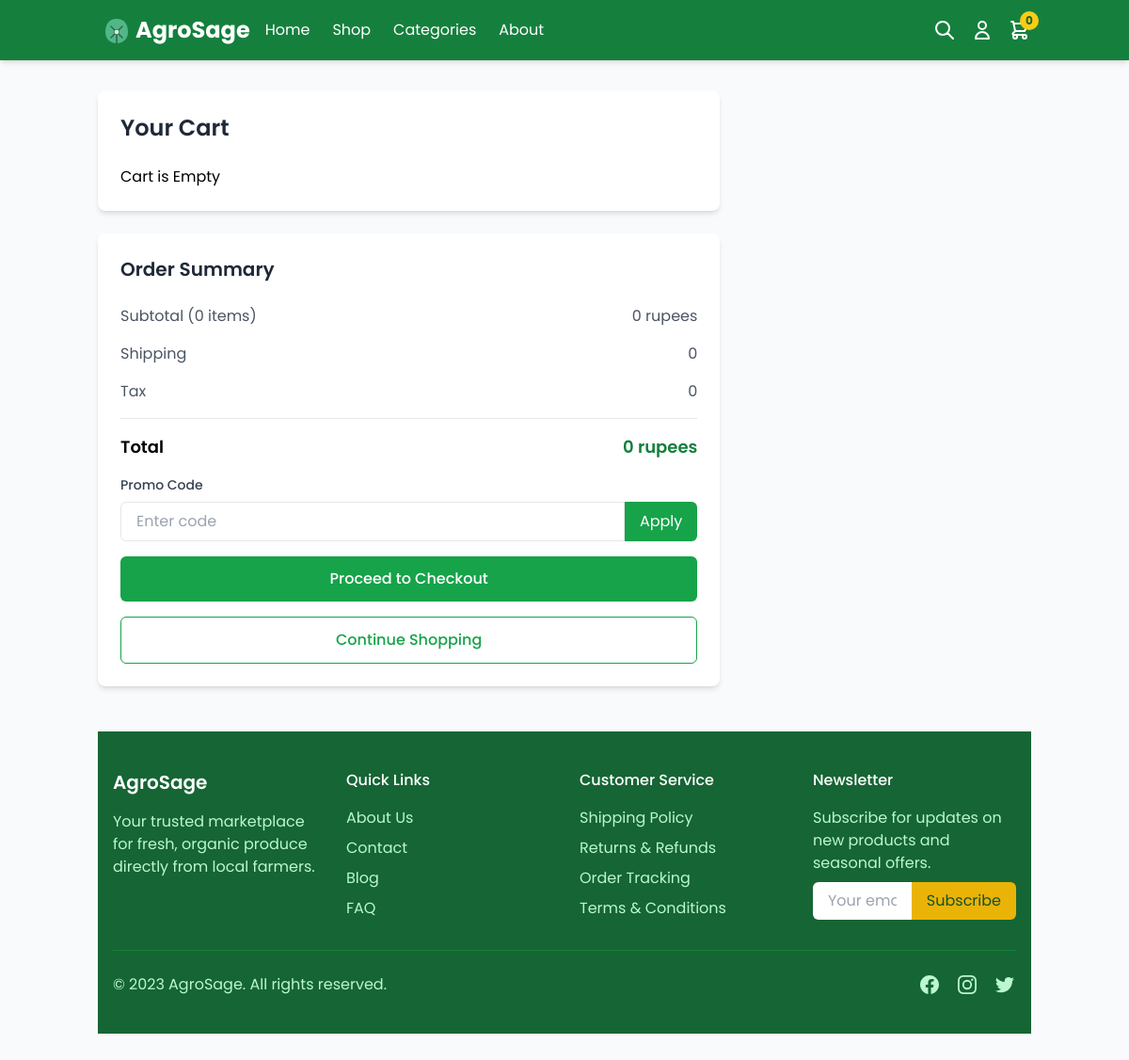
/cart/ (signed in), run on an earlier commit of the app's database.
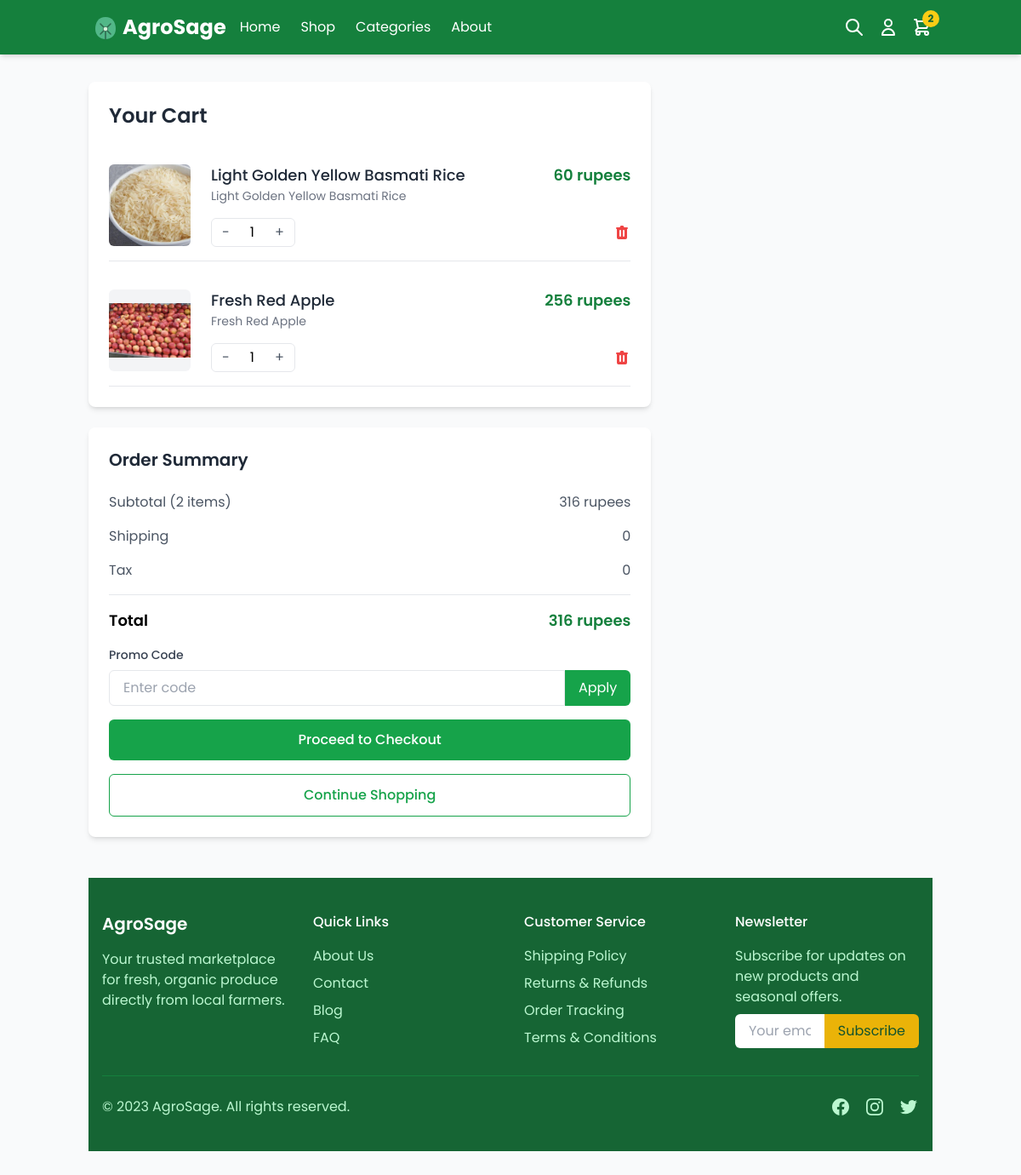
And on a later commit of the database.
### home/models.py (models this page shows, shortened)
class Cart(models.Model):
    user = models.ForeignKey(User, on_delete=models.CASCADE)
    items = models.OneToOneField(MarketItems, on_delete=models.CASCADE)
    created_at = models.DateTimeField(auto_now_add=True)

class MarketItems(models.Model):
    items_name = models.CharField(max_length=1000)
    items_description = models.TextField(max_length=1000)
    item_price = models.IntegerField()
    item_image = models.ImageField(upload_to='market_items/')
    items_weight = models.IntegerField()

### home/views.py (the view)
# urls.py: path('cart/', views.view_cart, name='view_cart'),
@login_required
def view_cart(request):
    cart_items = Cart.objects.filter(user=request.user)
    total_count = cart_items.count()
    total_price = 0
    for price in cart_items:
        total_price += price.items.item_price
    context = {
        'cart_items': cart_items,
        'total_count' : total_count,
        'total_price' : total_price,
    }
    return render(request, 'marketplace/cart.html', context)

### templates/marketplace/cart.html (shortened to what this page needs)
<!DOCTYPE html>
<html lang="en">
<head>
    <script src="https://cdn.tailwindcss.com"></script>
</head>
<body>
    <nav class="bg-green-700 text-white shadow-md">
        <div class="container mx-auto px-4 py-3 flex items-center justify-between">
            <div class="flex items-center space-x-4">
                <div class="text-2xl font-bold flex items-center">
                    AgroSage
                </div>
                <div class="hidden md:flex space-x-6">
                    <a href="{% url 'index' %}" class="hover:text-green-200 transition">Home</a>
                    <a href="{% url 'market' %}" class="hover:text-green-200 transition">Shop</a>
                    <a href="#" class="hover:text-green-200 transition">Categories</a>
                    <a href="#" class="hover:text-green-200 transition">About</a>
                </div>
            </div>
            <div class="flex items-center space-x-4">
                <div class="relative">
                    <svg xmlns="http://www.w3.org/2000/svg" class="h-6 w-6" fill="none" viewBox="0 0 24 24" stroke="currentColor">
                        <path stroke-linecap="round" stroke-linejoin="round" stroke-width="2" d="M21 21l-6-6m2-5a7 7 0 11-14 0 7 7 0 0114 0z" />
                    </svg>
                </div>
                <div class="relative">
                    <svg xmlns="http://www.w3.org/2000/svg" class="h-6 w-6" fill="none" viewBox="0 0 24 24" stroke="currentColor">
                        <path stroke-linecap="round" stroke-linejoin="round" stroke-width="2" d="M16 7a4 4 0 11-8 0 4 4 0 018 0zM12 14a7 7 0 00-7 7h14a7 7 0 00-7-7z" />
                    </svg>
                </div>
                <div class="relative">
                    <span class="absolute -top-2 -right-2 bg-yellow-400 text-xs text-green-800 font-bold rounded-full h-5 w-5 flex items-center justify-center" id="cart-count">{{total_count}}</span>
                </div>
            </div>
        </div>
    </nav>
    <div class="container mx-auto px-4 py-8">
        <div class="flex flex-col md:flex-row gap-8">
            <div class="md:w-2/3">
                <div class="bg-white rounded-lg shadow-md p-6 mb-6">
                    <h2 class="text-2xl font-semibold text-gray-800 mb-6">Your Cart</h2>
                    <div id="cart-items" class="space-y-4">
                        {% if cart_items %}
                        {% for cart in cart_items %}
                        <div class="flex flex-col sm:flex-row items-center py-4 border-b cart-item-enter">
                            <div class="sm:w-24 h-24 bg-gray-100 rounded-md overflow-hidden flex-shrink-0 mb-4 sm:mb-0">
                                {% if cart.items.item_image %}
                                <img src="{{ cart.items.item_image.url }}" alt="{{ cart.items.items_name }}" class="h-full w-full object-contain" />
                                {% endif %}
                            </div>
                            <div class="sm:ml-6 flex-1 w-full">
                                <div class="flex flex-col sm:flex-row sm:justify-between">
                                    <div>
                                        <h3 class="text-lg font-medium text-gray-800">{{ cart.items.items_name }}</h3>
                                        <p class="text-sm text-gray-500">{{ cart.items.items_description }}</p>
                                    </div>
                                    <div class="mt-2 sm:mt-0">
                                        <p class="text-lg font-semibold text-green-700">{{ cart.items.item_price }} rupees</p>
                                    </div>
                                </div>
                                <div class="flex justify-between items-center mt-4">
                                    <div class="flex items-center border rounded-md">
                                        <button class="quantity-btn px-3 py-1 text-gray-600 transition" onclick="updateQuantity(this, -1)">-</button>
                                        <span class="px-3 py-1 quantity-value">{{ cart.quantity|default:1 }}</span>
                                        <button class="quantity-btn px-3 py-1 text-gray-600 transition" onclick="updateQuantity(this, 1)">+</button>
                                    </div>
                                    <button class="text-red-500 hover:text-red-700 transition" onclick="window.location.href='{% url 'remove_from_cart' cart.id %}'">
                                    </button>
                                </div>
                            </div>
                        </div>
                        {% endfor %}
                        {% else %}
                        <h1>Cart is Empty</h1>
                        {% endif %}
                    </div>
                </div>
            <div class="md:w-full">
                <div class="bg-white rounded-lg shadow-md p-6 sticky top-6">
                    <h2 class="text-xl font-semibold text-gray-800 mb-6">Order Summary</h2>
                    <div class="space-y-4">
                        <div class="flex justify-between text-gray-600">
                            <span>Subtotal ({{total_count}} items)</span>
                            <span id="subtotal">{{total_price}} rupees</span>
                        </div>
                        <div class="flex justify-between text-gray-600">
                            <span>Shipping</span>
                            <span>0</span>
                        </div>
                        <div class="flex justify-between text-gray-600">
                            <span>Tax</span>
                            <span>0</span>
                        </div>
                        <div class="border-t pt-4 flex justify-between font-semibold text-lg">
                            <span>Total</span>
                            <span id="total" class="text-green-700">{{total_price}} rupees</span>
                        </div>
                        <div class="mt-6">
                            <label for="coupon" class="block text-sm font-medium text-gray-700 mb-2">Promo Code</label>
                            <div class="flex">
                                <input type="text" id="coupon" class="flex-1 border rounded-l-md px-4 py-2 focus:outline-none focus:ring-2 focus:ring-green-500" placeholder="Enter code">
                                <button class="bg-green-600 hover:bg-green-700 text-white px-4 py-2 rounded-r-md transition" onclick="applyCoupon()">Apply</button>
                            </div>
                        </div>
                        <button class="w-full bg-green-600 hover:bg-green-700 text-white py-3 rounded-md font-medium mt-6 transition" onclick="checkout()">
                            Proceed to Checkout
                        </button>
                        <button class="w-full bg-white border border-green-600 text-green-600 hover:bg-green-50 py-3 rounded-md font-medium transition">
                            Continue Shopping
                        </button>
                    </div>
                </div>
            </div>
        </div>
    </div>
    <footer class="bg-green-800 text-white mt-12">
        <div class="container mx-auto px-4 py-10">
            <div class="grid grid-cols-1 md:grid-cols-4 gap-8">
                <div>
                    <h3 class="text-xl font-semibold mb-4">AgroSage</h3>
                    <p class="text-green-200">Your trusted marketplace for fresh, organic produce directly from local farmers.</p>
                </div>
                <div>
                    <h4 class="font-medium mb-4">Quick Links</h4>
                    <ul class="space-y-2">
                        <li><a href="#" class="text-green-200 hover:text-white transition">About Us</a></li>
                        <li><a href="#" class="text-green-200 hover:text-white transition">Contact</a></li>
                        <li><a href="#" class="text-green-200 hover:text-white transition">Blog</a></li>
                        <li><a href="#" class="text-green-200 hover:text-white transition">FAQ</a></li>
                    </ul>
                </div>
                <div>
                    <h4 class="font-medium mb-4">Customer Service</h4>
                    <ul class="space-y-2">
                        <li><a href="#" class="text-green-200 hover:text-white transition">Shipping Policy</a></li>
                        <li><a href="#" class="text-green-200 hover:text-white transition">Returns & Refunds</a></li>
                        <li><a href="#" class="text-green-200 hover:text-white transition">Order Tracking</a></li>
                        <li><a href="#" class="text-green-200 hover:text-white transition">Terms & Conditions</a></li>
                    </ul>
                </div>
                <div>
                    <h4 class="font-medium mb-4">Newsletter</h4>
                    <p class="text-green-200 mb-2">Subscribe for updates on new products and seasonal offers.</p>
                    <div class="flex">
                        <input type="email" placeholder="Your email" class="px-4 py-2 rounded-l-md focus:outline-none text-gray-800 w-full">
                        <button class="bg-yellow-500 hover:bg-yellow-600 text-green-900 px-4 py-2 rounded-r-md transition">
                            Subscribe
                        </button>
                    </div>
                </div>
            </div>
            <div class="border-t border-green-700 mt-8 pt-6 flex flex-col md:flex-row justify-between items-center">
                <p class="text-green-200">© 2023 AgroSage. All rights reserved.</p>
                <div class="flex space-x-4 mt-4 md:mt-0">
                    <a href="#" class="text-green-200 hover:text-white transition">
                    </a>
                    <a href="#" class="text-green-200 hover:text-white transition">
                    </a>
                    <a href="#" class="text-green-200 hover:text-white transition">
                    </a>
                </div>
            </div>
        </div>
    </footer>
</body>
</html>

### templates/marketplace/cart.html (style rules this page uses)
body { font-family: 'Poppins', sans-serif; background-color: #f9fafb; }
.cart-item-enter { animation: slideIn 0.3s ease-out forwards; }

What changed in the data, as far as the page shows it:
added Cart: items.item_image (picture), items.items_name "Light Golden Yellow Basmati Rice", items.items_description "Light Golden Yellow Basmati Rice", items.item_price "60", quantity "1"
added Cart: items.item_image (picture), items.items_name "Fresh Red Apple", items.items_description "Fresh Red Apple", items.item_price "256", quantity "1"
Also different on the page:
{{ total_count }}: "0" → "2"
{{ total_price }}: "0" → "316"
text no longer shown: "Cart is Empty"
